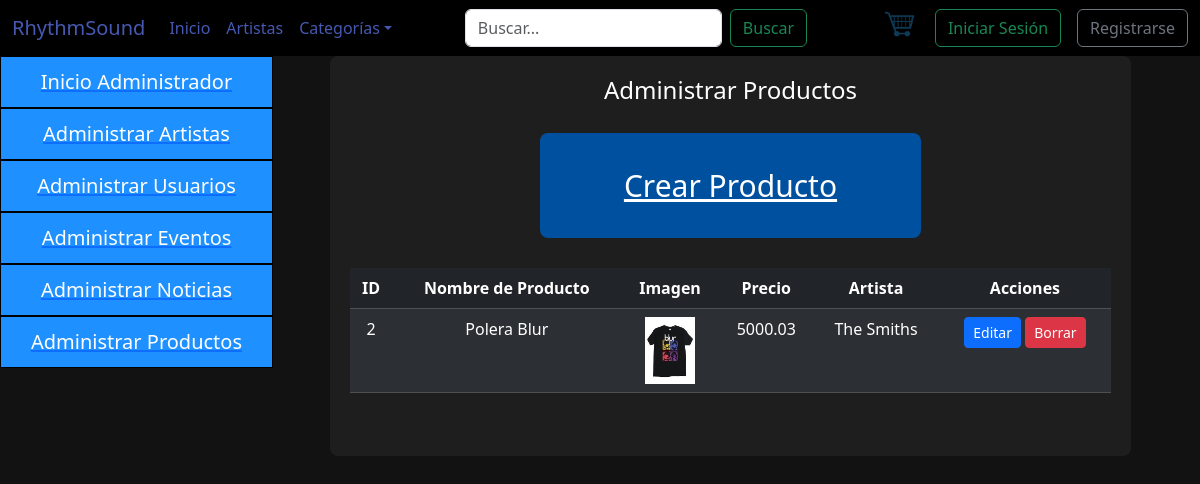
/adminproductos/, run on the app's committed database.
### rsound/models.py (models this page shows, shortened)
class Producto(models.Model):
    idProducto = models.AutoField(primary_key=True, verbose_name='Id de Producto')
    nombre_producto = models.CharField(max_length=100)
    imagen = models.ImageField(upload_to="productos/")
    precio = models.DecimalField(max_digits=10, decimal_places=2)
    artista = models.ForeignKey(Artista, on_delete=models.CASCADE, related_name='productos')

class Artista(models.Model):
    idArtista = models.AutoField(primary_key=True, verbose_name='Id de Artista')
    nombreArtista = models.CharField(max_length=100)
    imagen= models.ImageField(null=True,upload_to="rsound")
    biografiaArtista = models.TextField()
    discografiaArtista = models.TextField()
    recopilatorioArtista = models.TextField()
    video = models.URLField(blank=True, null=True)

### rsound/views.py (the view)
# urls.py: path('adminproductos/', adminproductos, name='adminproductos'),
def adminproductos(request):
    productos = Producto.objects.all()
    return render(request, 'rsound/Admin/adminProductos.html', {'productos': productos})

### rsound/templates/rsound/Admin/adminProductos.html (shortened to what this page needs)
{% extends 'rsound/Plantilla.html' %}
{% load static %}
{% block css %}
<link rel="stylesheet" href="{% static 'rsound/css/administracion.css' %}">
{% endblock css %}
{% block Contenido %}
<div class="row container-full">
    <div class="col-md-3 col-sm-12 col-12">
        <div class="navegador">
            <nav class="barranav">
                <ul>
                    <a href="{% url 'administracion' %}">
                        <li>Inicio Administrador</li>
                    </a>
                    <a href="{% url 'adminartistas' %}">
                        <li>Administrar Artistas</li>
                    </a>
                    <a href="{% url 'adminusuario' %}">
                        <li>Administrar Usuarios</li>
                    </a>
                    <a href="{% url 'adminevento' %}">
                        <li>Administrar Eventos</li>
                    </a>
                    <a href="{% url 'adminnoticia' %}">
                        <li>Administrar Noticias</li>
                    </a>
                    <a href="{% url 'adminproductos' %}">
                        <li>Administrar Productos</li>
                    </a>
                </ul>
            </nav>
        </div>
    </div>
    <div class="col-md-9 col-sm-12 col-12 container2">
        <div class="col-md-12">
            <div class="container-editar">
                <div class="container-datos administracion">
                    <h4 id="titulo">Administrar Productos</h4>
                    <div class="row botonfiguras">
                        <div class="col-md-12">
                            <div class="boton">
                                <a href="{% url 'crear_producto' %}">Crear Producto</a>
                            </div>
                        </div>
                    </div>
                    <div class="row">
                        <div class="col-md-12">
                            <table class="table table-dark table-striped">
                                <thead>
                                    <tr>
                                        <th>ID</th>
                                        <th>Nombre de Producto</th>
                                        <th>Imagen</th>
                                        <th>Precio</th>
                                        <th>Artista</th>
                                        <th>Acciones</th>
                                    </tr>
                                </thead>
                                <tbody>
                                    {% for producto in productos %}
                                    <tr>
                                        <td>{{ producto.idProducto }}</td>
                                        <td>{{ producto.nombre_producto }}</td>
                                        <td><img src="{{ producto.imagen.url }}" alt="{{ producto.nombre_producto }}" style="width: 50px; height: auto;"></td>
                                        <td>{{ producto.precio }}</td>
                                        <td>{{ producto.artista.nombreArtista }}</td>
                                        <td>
                                            <a href="{% url 'editar_producto' producto.idProducto %}" class="btn btn-primary btn-sm">Editar</a>
                                            <a href="{% url 'eliminar_producto' producto.idProducto %}" class="btn btn-danger btn-sm">Borrar</a>
                                        </td>
                                    </tr>
                                    {% endfor %}
                                </tbody>
                            </table>
                        </div>
                    </div>
                </div>
            </div>
        </div>
    </div>
</div>
{% endblock Contenido %}

### rsound/static/rsound/css/administracion.css (style rules this page uses)
body { font-family: 'Arial', sans-serif; background-color: #121212 !important; color: #ddd; }
.administracion { background-color: #1e1e1e; width: 90%; margin-left: 5%; min-height: 400px; text-align: center; padding: 20px; border-radius: 8px; }
.container-full { width: 99%; }
.navegador { text-align: center; width: 100%; padding: 0; }
.navegador .barranav ul { list-style-type: none; margin: 0; padding: 0; height: 100%; }
.barranav { position: sticky !important; }
.barranav ul a li { background-color: #1e90ff; color: #fff !important; font-size: 20px; display: block; padding: 10px 18px; text-decoration: none; }
.navegador .barranav ul li { border: 1px solid #000000; }
.container-datos { text-align: center; }
.botonfiguras { margin-top: 30px; }
.botonfiguras .boton { border-radius: 8px; font-size: 30px; margin-left: 25%; margin-top: 20px; padding: 30px; width: 50%; background-color: #0050a0; margin-bottom: 30px; }
.botonfiguras .boton a { color: white !important; }
.container2 { padding: 0!important; }

### rsound/static/rsound/css/Styles.css (style rules this page uses)
body { font-family: 'Arial', sans-serif; background-color: #121212 !important; }

### rsound/static/rsound/css/Style3.css (style rules this page uses)
body { font-family: Arial, sans-serif; background-color: #000; color: #fff !important; margin: 0; padding: 0; }

### rsound/static/rsound/css/cssNavbar.css (style rules this page uses)
nav { background-color: #000000; }

### data on the page
Producto: idProducto "2", nombre_producto "Polera Blur", imagen (picture), precio "5000.03", artista.nombreArtista "The Smiths"
